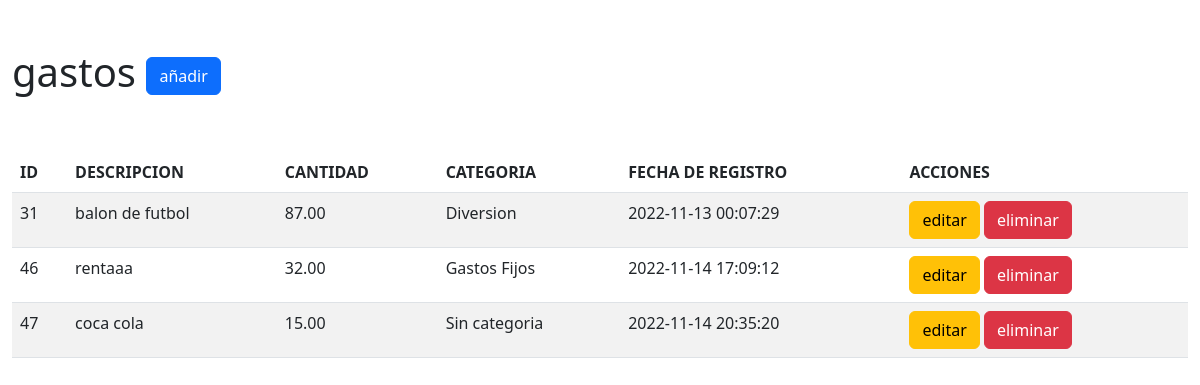
The page /spending_tracket/modulos/gastos/index.php on the database its author committed.
### tables this page shows
CREATE TABLE `gastos` (
  `ID` int(11) NOT NULL,
  `CANTIDAD` float(8,2) NOT NULL,
  `CATEGORIA` int(11) NOT NULL,
  `FECHA` timestamp NOT NULL DEFAULT current_timestamp(),
  `DESCRIPCION` varchar(255) NOT NULL
);

CREATE TABLE `gastos_categoria` (
  `ID` int(11) NOT NULL,
  `nombre` varchar(255) NOT NULL
);

### spending_tracket/modulos/gastos/index.php (the view, shortened to what this page needs)
<?php
require_once('../../config/config.php');
$query = "SELECT g.ID, g.DESCRIPCION, g.CANTIDAD, c.nombre as CATEGORIA, g.FECHA FROM gastos g LEFT JOIN gastos_categoria c ON g.CATEGORIA = c.ID";
$result = $conexion->query($query);
?>
<!DOCTYPE html>
<html lang="en">
<head>
<link href="https://cdn.jsdelivr.net/npm/bootstrap@5.2.2/dist/css/bootstrap.min.css" rel="stylesheet">
</head>
<body>
    <div class="container-fluid">
        <div class="row mt-5">
            <div class="col">
                <h1>gastos <a href="form-insert.php" class="btn btn-primary">añadir</a> </h1>
            </div>
        </div>
        <div class="row mt-5">
            <div class="col">
                <table class="table table-striped table-hover">
                    <thead>
                        <tr>
                            <th>ID</th>
                            <th>DESCRIPCION</th>
                            <th>CANTIDAD</th>
                            <th>CATEGORIA</th>
                            <th>FECHA DE REGISTRO</th>
                            <th>ACCIONES</th>
                        </tr>
                    </thead>
                    <tbody>
                        <?php
                        while($row = $result->fetch_assoc()){
                        ?>
                        <tr>
                            <td><?php echo $row['ID']; ?></td>
                            <td><?php echo $row['DESCRIPCION']; ?></td>
                            <td><?php echo $row['CANTIDAD']; ?></td>
                            <td><?php echo $row['CATEGORIA']; ?></td>
                            <td><?php echo $row['FECHA']; ?></td>
                            <td>
                                <a href="form-update.php? ID= <?php echo $row['ID']; ?>" class=" btn btn-warning">editar</a>
                                <a href="../../config/delete_spending.php?ID=<?php echo $row['ID']; ?>" class=" btn btn-danger">eliminar</a>
                            </td>
                        </tr>
                        <?php } ?>
                    </tbody>
                </table>
            </div>
        </div>
    </div>
</body>
</html>

### rows shown on the page
gastos: ID "31", DESCRIPCION "balon de futbol", CANTIDAD "87.00", gastos_categoria.nombre "Diversion", FECHA "2022-11-13 00:07:29"
gastos: ID "46", DESCRIPCION "rentaaa", CANTIDAD "32.00", gastos_categoria.nombre "Gastos Fijos", FECHA "2022-11-14 17:09:12"
gastos: ID "47", DESCRIPCION "coca cola", CANTIDAD "15.00", gastos_categoria.nombre "Sin categoria", FECHA "2022-11-14 20:35:20"
